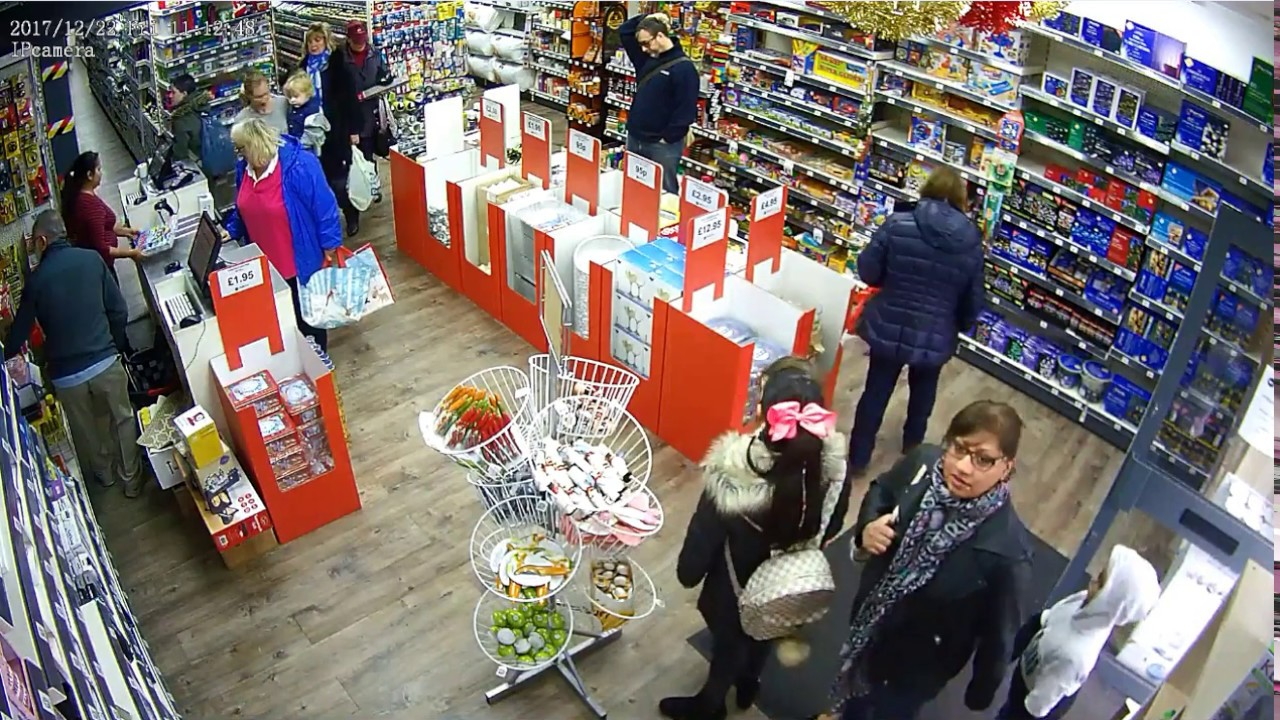
#> input picture store3.jpg, 1280 x 720 px
$ python cvtest.py
#> lines starting #> are read from the running program, lines starting #| are printed output that depends on the picture
# import the necessary packages
from __future__ import print_function
from imutils.object_detection import non_max_suppression
from imutils import paths
import numpy as np
import argparse
import imutils
import cv2

print("successfully imported")

# construct the argument parse and parse the arguments
#ap = argparse.ArgumentParser()
#ap.add_argument("-i", "--images", required=True, help="path to images directory")
#args = vars(ap.parse_args())

# initialize the HOG descriptor/person detector
hog = cv2.HOGDescriptor()
hog.setSVMDetector(cv2.HOGDescriptor_getDefaultPeopleDetector())
imagePath = "store3.jpg"

# load the image and resize it to (1) reduce detection time
# and (2) improve detection accuracy
image = cv2.imread(imagePath)
#> image is the input picture: shape (720, 1280, 3); mean B, G, R 108.9, 111.7, 120.8
image = imutils.resize(image, width=min(400, image.shape[1]))
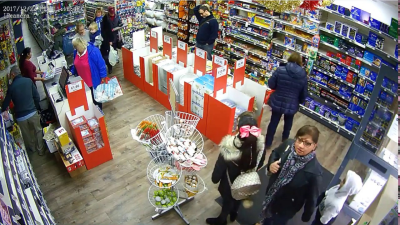
#> image: shape (225, 400, 3); mean B, G, R 108.9, 111.7, 120.8
orig = image.copy()

# detect people in the image
(rects, weights) = hog.detectMultiScale(image, winStride=(4, 4),
    padding=(8, 8), scale=.8) #og: 1.05
#> rects = (); weights = ()

# draw the original bounding boxes
for (x, y, w, h) in rects:
    cv2.rectangle(orig, (x, y), (x + w, y + h), (0, 0, 255), 2)
    avgcoordsx = x + w/2
    avgcoordsy = y + h/2
    print(avgcoordsx, avgcoordsy)
#> this loop made 0 passes


# apply non-maxima suppression to the bounding boxes using a
# fairly large overlap threshold to try to maintain overlapping
# boxes that are still people
rects = np.array([[x, y, x + w, y + h] for (x, y, w, h) in rects])
#> rects = empty array
pick = non_max_suppression(rects, probs=None, overlapThresh=.65) #og: .65
#> pick = []

# draw the final bounding boxes
for (xA, yA, xB, yB) in pick:
    cv2.rectangle(image, (xA, yA), (xB, yB), (0, 255, 0), 2)


# show some information on the number of bounding boxes
filename = imagePath[imagePath.rfind("/") + 1:]
print("[INFO] {}: {} original boxes, {} after suppression".format(filename, len(rects), len(pick)))
#| [INFO] store3.jpg: 0 original boxes, 0 after suppression

#cv2.imshow("Before NMS", orig)
cv2.imshow("After NMS", image)
cv2.waitKey(0)

$ run again, with pedestrians2.jpg copied over store3.jpg
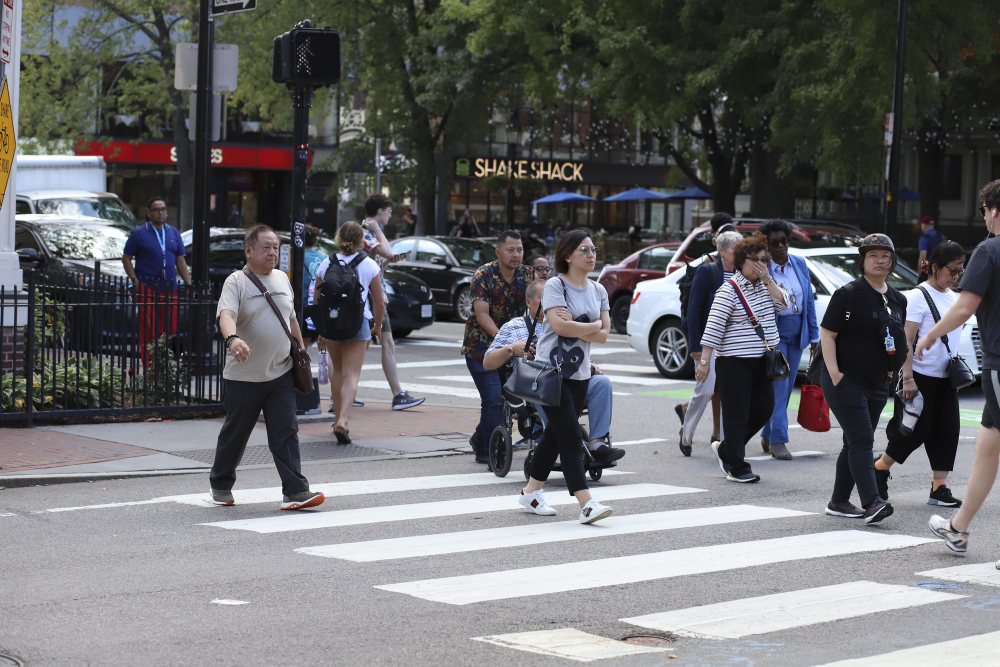
#> input picture pedestrians2.jpg, 2000 x 1333 px (shown at 1/2 size)
#> image is the input picture: shape (1333, 2000, 3); mean B, G, R 108.5, 106.6, 106.2
#> `(rects, weights) = hog.detectMultiScale(image, winStride=(4, 4), paddi..`: rects = [[30, 58, 64, 128], [167, 78, 64, 128], [268, 77, 64, 128], [70, 88, 64, 128], [313, 93, 64, 128]]; weights = [0.704, 1.23, 1.83, 1.34, 1.09]
#> the loop `for (x, y, w, h) in rects:` made 5 passes
#> (x, y, avgcoordsx, avgcoordsy) on passes 1 to 5: (30, 58, 62, 122), (167, 78, 199, 142), (268, 77, 300, 141), (70, 88, 102, 152), (313, 93, 345, 157)
#> (printed output is left out)
#> after the loop `for (x, y, w, h) in rects:`:
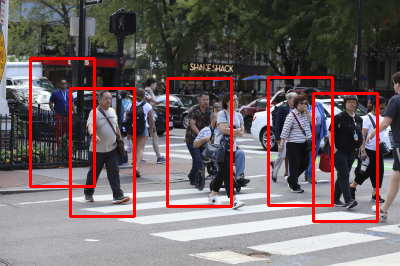
#> orig: shape (266, 400, 3); mean B, G, R 102.4, 100.9, 114
#> `rects = np.array([[x, y, x + w, y + h] for (x, y, w, h) in rects])`: rects = [[30, 58, 94, 186], [167, 78, 231, 206], [268, 77, 332, 205], [70, 88, 134, 216], [313, 93, 377, 221]]
#> pick = [[313, 93, 377, 221], [70, 88, 134, 216], [167, 78, 231, 206], [268, 77, 332, 205], [30, 58, 94, 186]]
#> the loop `for (xA, yA, xB, yB) in pick:` made 5 passes
#> after the loop `for (xA, yA, xB, yB) in pick:`:
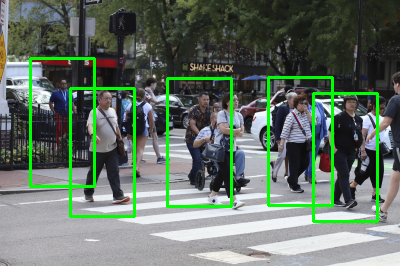
#> image: shape (266, 400, 3); mean B, G, R 102.4, 114.6, 100.3
#| [INFO] store3.jpg: 5 original boxes, 5 after suppression

$ run again, with pedestrians3.jpg copied over store3.jpg
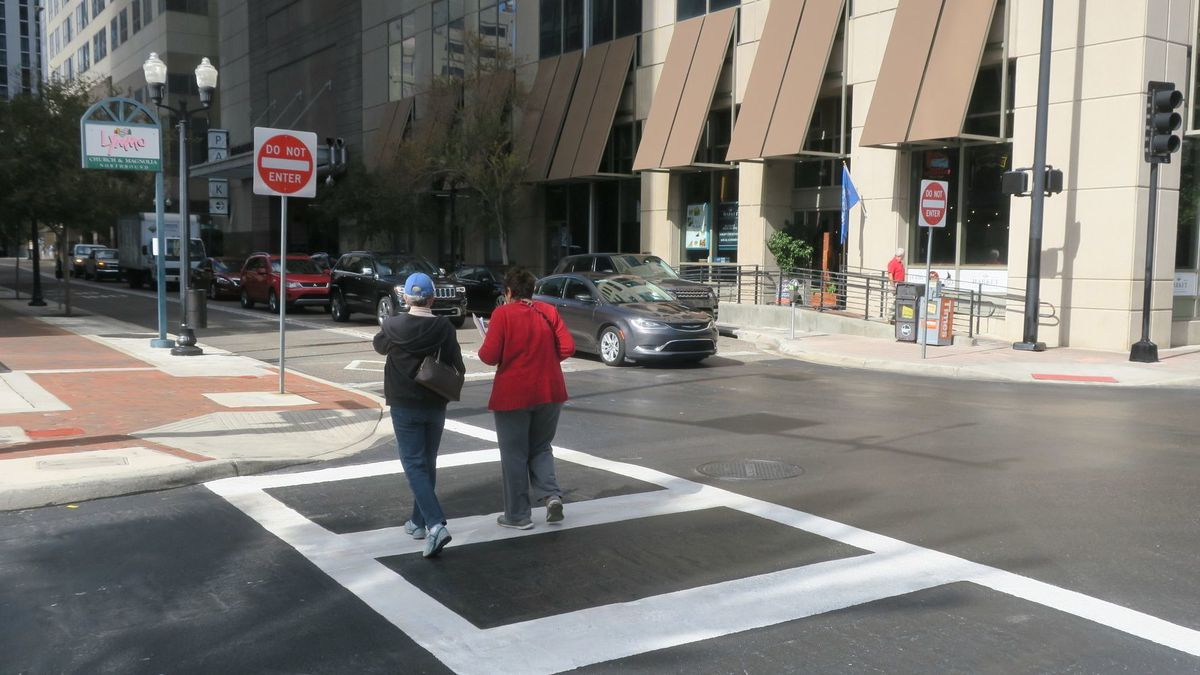
#> input picture pedestrians3.jpg, 1200 x 675 px
#> image is the input picture: shape (675, 1200, 3); mean B, G, R 115, 119.2, 122.1
#> `(rects, weights) = hog.detectMultiScale(image, winStride=(4, 4), paddi..`: rects = [[108, 72, 64, 128], [144, 71, 64, 128]]; weights = [1.85, 2.66]
#> the loop `for (x, y, w, h) in rects:` made 2 passes
#> (x, y, w, h, avgcoordsx, avgcoordsy) on passes 1 to 2: (108, 72, 64, 128, 140, 136), (144, 71, 64, 128, 176, 135)
#> (printed output is left out)
#> after the loop `for (x, y, w, h) in rects:`:
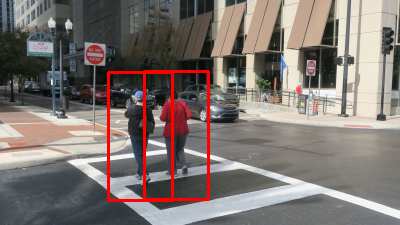
#> orig: shape (225, 400, 3); mean B, G, R 113.1, 117.4, 126.3
#> `rects = np.array([[x, y, x + w, y + h] for (x, y, w, h) in rects])`: rects = [[108, 72, 172, 200], [144, 71, 208, 199]]
#> the loop `for (xA, yA, xB, yB) in pick:` made 2 passes
#> after the loop `for (xA, yA, xB, yB) in pick:`:
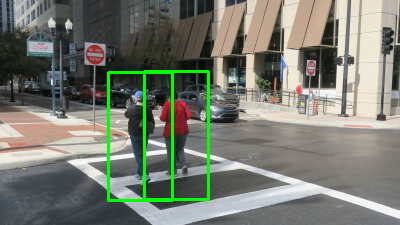
#> image: shape (225, 400, 3); mean B, G, R 113.1, 123.5, 120.2
#| [INFO] store3.jpg: 2 original boxes, 2 after suppression

$ run again, with store.jpg copied over store3.jpg
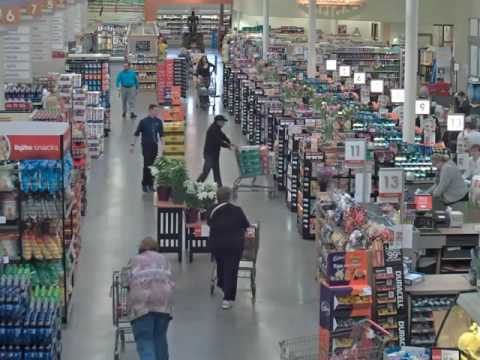
#> input picture store.jpg, 480 x 360 px
#> image is the input picture: shape (360, 480, 3); mean B, G, R 112.8, 111.5, 111.7
#> `(rects, weights) = hog.detectMultiScale(image, winStride=(4, 4), paddi..`: rects = [[158, 144, 64, 128]]; weights = [2.19]
#> the loop `for (x, y, w, h) in rects:` made 1 pass
#> (x, y, w, h, avgcoordsx, avgcoordsy) on pass 1: (158, 144, 64, 128, 190, 208)
#> (printed output is left out)
#> after the loop `for (x, y, w, h) in rects:`:
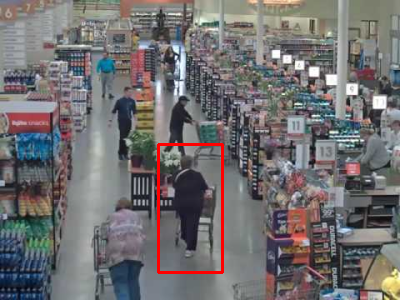
#> orig: shape (300, 400, 3); mean B, G, R 111.7, 110.4, 113.1
#> `rects = np.array([[x, y, x + w, y + h] for (x, y, w, h) in rects])`: rects = [[158, 144, 222, 272]]
#> the loop `for (xA, yA, xB, yB) in pick:` made 1 pass
#> after the loop `for (xA, yA, xB, yB) in pick:`:
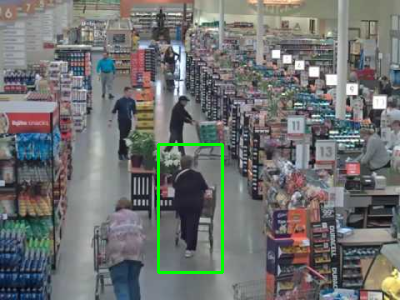
#> image: shape (300, 400, 3); mean B, G, R 111.7, 112.9, 110.7
#| [INFO] store3.jpg: 1 original boxes, 1 after suppression
